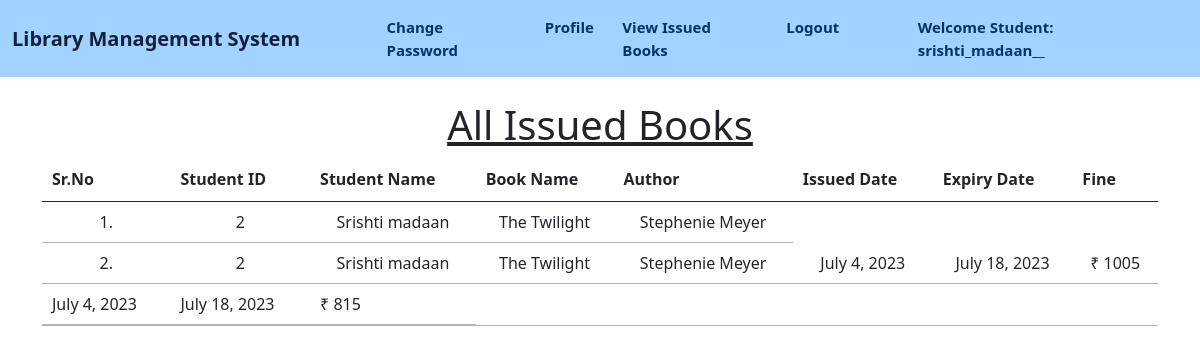
The page /student_issued_books/ (signed in) on the database its author committed.
### library1/models.py (models this page shows, shortened)
class Book(models.Model):
	name = models.CharField(max_length=200)
	author=models.CharField(max_length=200)
	isbn = models.PositiveIntegerField()
	category = models.CharField(max_length=50)

class IssuedBook(models.Model):
	student_id = models.CharField(max_length=100,blank=True)
	isbn=models.CharField(max_length=13)
	issued_date = models.DateField(auto_now =True)
	expiry_date = models.DateField(default = expiry)

### library1/views.py (the view)
# urls.py: path("student_issued_books/", views.student_issued_books, name="student_issued_books"),
@login_required(login_url = '/student_login')
def student_issued_books(request):
    student = Student.objects.filter(user_id=request.user.id)
    issuedBooks = IssuedBook.objects.filter(student_id=student[0].user_id)
    li1 = []
    li2 = []
    for i in issuedBooks:
        books = Book.objects.filter(isbn=i.isbn)
        for book in books:
            t=(request.user.id, request.user.get_full_name, book.name,book.author)
            li1.append(t)
        days=(date.today()-i.issued_date)
        d=days.days
        fine=0
        if d>15:
            day=d-14
            fine=day*5
        t=(issuedBooks[0].issued_date, issuedBooks[0].expiry_date, fine)
        li2.append(t)
    return render(request,'student_issued_books.html',{'li1':li1, 'li2':li2})

### templates/student_issued_books.html (shortened to what this page needs)
{% extends 'student_navbar.html' %}
{% load static %}
{% block body %}
<div class="container mt-4">
    <h1 class="text-center"><u>All Issued Books</u></h1>
    <table class="table table-hover" id="example">
        <thead>
            <tr class="text-center">
                <th>Sr.No</th>
                <th>Student ID</th>
                <th>Student Name</th>
                <th>Book Name</th>
                <th>Author</th>
                <th>Issued Date</th>
                <th>Expiry Date</th>
                <th>Fine</th>
            </tr>
        </thead>
        <tbody>
            {% for i in li1 %}
            <tr class="text-center">
                <td>{{forloop.counter}}.</td>
                <td>{{i.0}}</td>
                <td>{{i.1}}</td>
                <td>{{i.2}}</td>
                <td>{{i.3}}</td>
                {% endfor %}
                {% for i in li2 %}
                <td>{{i.0}}</td>
                <td>{{i.1}}</td>
                <td>₹ {{i.2}}</td>
            </tr>
            {% endfor %}
        </tbody>
    </table>
    </div>
{% endblock %}

### templates/student_navbar.html (shortened to what this page needs)
<!doctype html>
<html lang="en">
  <head>
    <link href="https://cdn.jsdelivr.net/npm/bootstrap@5.1.0/dist/css/bootstrap.min.css" rel="stylesheet">
    <link rel="stylesheet" href="https://cdn.datatables.net/1.10.25/css/jquery.dataTables.min.css">
    <link rel="stylesheet" href="https://cdn.datatables.net/buttons/1.7.1/css/buttons.dataTables.min.css">
  </head>
  <body>
    <nav class="navbar navbar-expand-lg navbar-light  sticky-top">
        <div class="container-fluid">
          <a class="navbar-brand it1" href="#">Library Management System</a>
          <div class="collapse navbar-collapse" id="navbarSupportedContent">
            <ul class="navbar-nav me-auto mb-2 mb-lg-0">
              <li class="nav-item">
                <a class="nav-link active it" aria-current="page" href="/change_password/">Change Password</a>
              </li>
              <li class="nav-item">
                <a class="nav-link active it" aria-current="page" href="/profile/">Profile</a>
              </li>
              <li class="nav-item">
                <a class="nav-link active it" aria-current="page" href="/student_issued_books/">View Issued Books</a>
              </li>
              <li class="nav-item">
                <a class="nav-link active it" aria-current="page" href="/logout/">Logout</a>
              </li>
              <li class="nav-item">
                <a style="font-weight:600; font-family:'Segoe UI', Tahoma, Geneva, Verdana, sans-serif; font-size: large;" class="nav-link active it" href="#">Welcome Student: {{request.user}}</a>
              </li>
            </ul>
          </div>
        </div>
      </nav>
      {% block body %}
      {% endblock %}
  </body>
</html>

### templates/student_navbar.html (style rules this page uses)
nav { background-color: #a2d2ff!important; }
.it { color: #003566!important; font-size:15px !important; font-weight: bold; }
.it1 { color:#14213d !important; font-weight: bold; font-size:20px; }

### rows shown on the page
Book: name "The Twilight" "The Twilight", author "Stephenie Meyer" "Stephenie Meyer"
IssuedBook: issued_date "July 4, 2023" "July 4, 2023", expiry_date "July 18, 2023" "July 18, 2023"

### other values the page prints
{{ request.user }} "srishti_madaan__"
{{ i.0 }} "2" "2"
{{ i.1 }} "Srishti madaan" "Srishti madaan"
{{ i.2 }} "1005" "815"
